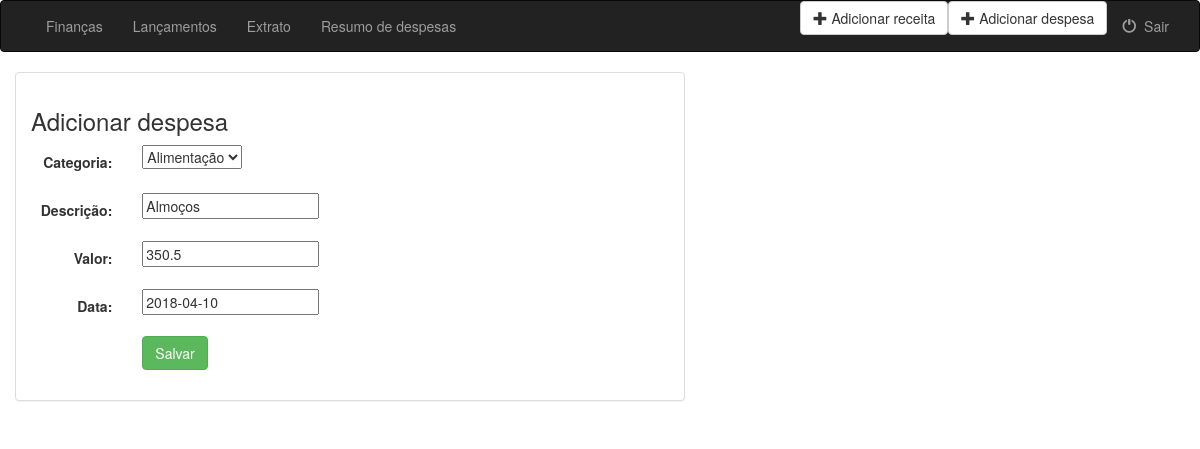
Screenshot of /finances/18/ (signed in) with the database file from the repository.
### finances/models.py (models this page shows, shortened)
class Entry(models.Model):
    agent = models.ForeignKey(User, on_delete=models.CASCADE)
    category = models.ForeignKey(Category, on_delete=models.CASCADE)
    description = models.CharField(max_length=100)
    amount = models.FloatField()
    entry_date = models.DateField(default=timezone.now)
    objects = EntryManager()

### finances/views.py (the view, shortened to what this page needs)
# urls.py: path('<int:pk>/', views.UpdateEntry.as_view(), name='update_entry'),
class UpdateEntry(LoginRequiredMixin, UpdateView):
    login_url = 'finances:login_user'
    template_name = 'finances/entry_form.html'
    form_class = EntryForm
    model = EntryForm.Meta.model
    success_url = reverse_lazy('finances:list_entry')
    def get_form_kwargs(self):
        kwargs = super().get_form_kwargs()
        kwargs['entry_type'] = self.request.GET.get('entry_type', 'expense')
        return kwargs

### finances/forms.py
class EntryForm(forms.ModelForm):
    description = forms.CharField(label='Descrição', required=True)
    amount = forms.FloatField(label='Valor', required=True, min_value=0.1)
    entry_date = forms.DateField(label='Data', initial=timezone.now, required=True)
    category = forms.ModelChoiceField(queryset=Category.objects.all(), label='Categoria')
    def __init__(self, *args, **kwargs):
        entry_type = kwargs.pop('entry_type')
        super().__init__(*args, **kwargs)
        if entry_type == 'income':
            self.fields['category'].queryset = Category.objects.filter(entries_type='IN')
        else:
            self.fields['category'].queryset = Category.objects.filter(entries_type='EX')
    class Meta:
        model = Entry
        fields = ['category', 'description', 'amount', 'entry_date']

### finances/models.py (called while the page is built)
    def __str__(self):
        return '%s' % (self.description)

### finances/templates/finances/entry_form.html (shortened to what this page needs)
{% extends 'finances/base.html' %}
{% block body %}
<div class="container-fluid">
  <div class="row">
    <div class="col-sm-12 col-md-7">
      <div class="panel panel-default">
        <div class="panel-body">
          <h3>Adicionar {% if entry_type == 'income'%} receita {% else %} despesa {% endif %}</h3>
          <form class="form-horizontal" role="form" action="" method="post" enctype="multipart/form-data">
            {% include 'finances/form_template.html' %}
            <div class="form-group">
              <div class="col-sm-offset-2 col-sm-10">
                <button type="submit" class="btn btn-success">Salvar</button>
              </div>
            </div>
          </form>
        </div>
      </div>
    </div>
  </div>
{% endblock %}

### finances/templates/finances/form_template.html (shortened to what this page needs)
{% for field in form %}
    <div class="form-group">
        <div class="col-sm-offset-2 col-sm-10">
        </div>
        <label class="control-label col-sm-2">{{ field.label_tag }}</label>
        <div class="col-sm-10">{{ field }}</div>
    </div>
{% endfor %}

### rows the page displays
Entry: form "Alimentação" "Almoços" "350.5" "2018-04-10"

### other values shown
{{ field.label_tag }} "Categoria:" "Descrição:" "Valor:" "Data:"
